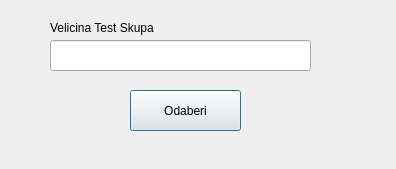
<?xml version="1.0" encoding="UTF-8"?>
<ui version="4.0">
 <class>PartitionParametersDialog</class>
 <widget class="QDialog" name="PartitionParametersDialog">
  <property name="geometry">
   <rect>
    <x>0</x>
    <y>0</y>
    <width>396</width>
    <height>169</height>
   </rect>
  </property>
  <property name="windowTitle">
   <string>Dialog</string>
  </property>
  <widget class="QLineEdit" name="Unos">
   <property name="geometry">
    <rect>
     <x>50</x>
     <y>40</y>
     <width>261</width>
     <height>31</height>
    </rect>
   </property>
  </widget>
  <widget class="QLabel" name="label">
   <property name="geometry">
    <rect>
     <x>50</x>
     <y>20</y>
     <width>141</width>
     <height>16</height>
    </rect>
   </property>
   <property name="text">
    <string>Velicina Test Skupa</string>
   </property>
  </widget>
  <widget class="QPushButton" name="pushButton">
   <property name="geometry">
    <rect>
     <x>130</x>
     <y>90</y>
     <width>111</width>
     <height>41</height>
    </rect>
   </property>
   <property name="text">
    <string>Odaberi</string>
   </property>
  </widget>
 </widget>
 <resources/>
 <connections/>
</ui>
